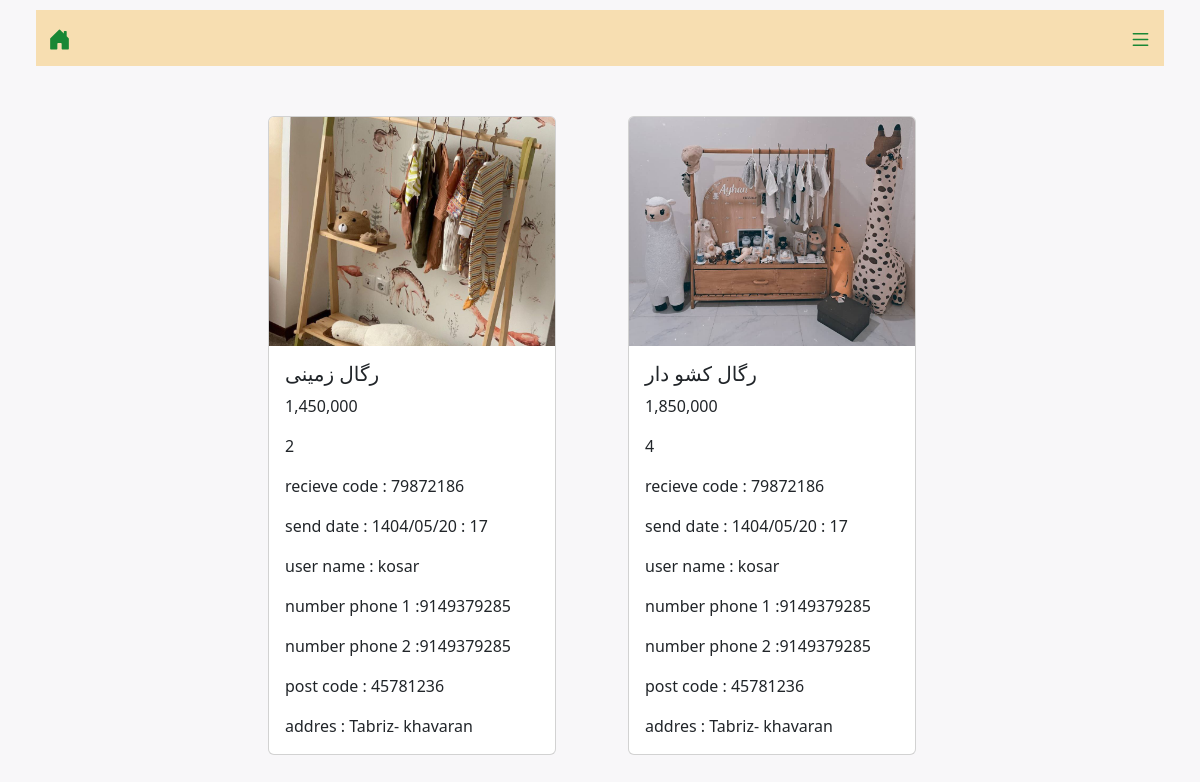
The app's page /admin_history/ with its own data.
### shopping/models.py (models this page shows, shortened)
class Order(models.Model) :
    user = models.ForeignKey(User, on_delete=models.CASCADE)
    product = models.ForeignKey(Product , on_delete=models.CASCADE , related_name="prod")
    date_added = models.DateTimeField(auto_now_add=True)
    count = models.PositiveSmallIntegerField(default=0)
    size = models.CharField(choices=SizeChoice.choices , default=SizeChoice.FULL , max_length=100)
    color = models.CharField(choices=ColorChoice.choices , default=ColorChoice.BROWN , max_length=100)
    recieve_code = models.BigIntegerField(default=0)
    count_history = models.PositiveSmallIntegerField(default=0)
    level1 = models.BooleanField(default=False)
    level2 = models.BooleanField(default=False)
    level3 = models.BooleanField(default=False)
    shows = models.SmallIntegerField(default=0)
    date_added = models.CharField(max_length=100)
    date_deleted = models.CharField(max_length=100)

class Product(models.Model) :
    name = models.CharField(max_length=20)
    price = models.BigIntegerField()
    picture = models.ImageField()
    likes = models.ManyToManyField(User , blank=True , related_name="like")

### users/models.py (models this page shows, shortened)
class Acount(models.Model) :
    user = models.ForeignKey(User , on_delete=models.CASCADE)
    name = models.CharField(max_length=30)
    number_phone1 = models.BigIntegerField()
    number_phone2 = models.BigIntegerField()
    post_code = models.BigIntegerField()
    addres = models.TextField()

### shopping/views.py (the view)
# urls.py: path("admin_history/" , views.admin_history , name="admin_history"),
def admin_history(request) :
    acount = Acount.objects.all()
    order = Order.objects.order_by("-date_deleted").filter(level3 = True)
    context = {"acount" : acount , "order" : order}
    return render(request , "shopping/admin_history.html" , context)

### shopping/templates/shopping/admin_history.html (shortened to what this page needs)
{% extends "shopping/base.html" %}
{% block content %}
{% load humanize %}
{% load bootstrap4 %}
{% load static %}
<!doctype html>
<html lang="en">
  <head>
    <link href="https://cdn.jsdelivr.net/npm/bootstrap@5.3.3/dist/css/bootstrap.min.css" rel="stylesheet">
    <link rel="stylesheet" href="{% static 'css/style.css' %}">
</head>
<body>
<ul style="flex-wrap: wrap; display: flex; justify-content: center;">
    {% for pro in order %}
    <li class="text-decoration-none d-block " style="margin-left: 1vw; margin-right: 3vw; margin-top: 30px;">
        <div class="card" style="max-width: 18rem; width: 70vw; margin-right: 2vw; ">
            <img src="{{pro.product.picture.url}}" class="card-img-top" alt="img">
            <div class="card-body">
                <h5 class="card-title">{{pro.product.name}}</h5>
                <p class="card-text">{{pro.product.price|intcomma}}</p>
                <p class="card-text">{{pro.count_history}}</p>
                <p class="card-text">recieve code : {{pro.recieve_code}}</p>
                <p class="card-text">send date : {{pro.date_deleted}}</p>
                {% for ac in acount %}
                {% if ac.user == pro.user %}
                <p class="card-text">user name : {{ac.name}}</p>
                <p class="card-text">number phone 1 :{{ac.number_phone1}}</p>
                <p class="card-text">number phone 2 :{{ac.number_phone2}}</p>
                <p class="card-text">post code : {{ac.post_code}}</p>
                <p class="card-text">addres : {{ac.addres}}</p>
                {% endif %}
                {% endfor %}
            </div>
        </div>
    </li>
    {% empty %}
    <p class="display-6">Nothing</p>
    {% endfor %}
</ul>
</body>
{% endblock content %}

### static/css/style.css (style rules this page uses)
body { background-color: #f8f7f9; }

### records on screen
Order: product.picture (picture), product.name "رگال زمینی", product.price "1,450,000", count_history "2", recieve_code "79872186", date_deleted "1404/05/20 : 17"
Acount: name "kosar", number_phone1 "9149379285", number_phone2 "9149379285", post_code "45781236", addres "Tabriz- khavaran"
Order: product.picture (picture), product.name "رگال کشو دار", product.price "1,850,000", count_history "4", recieve_code "79872186", date_deleted "1404/05/20 : 17"
